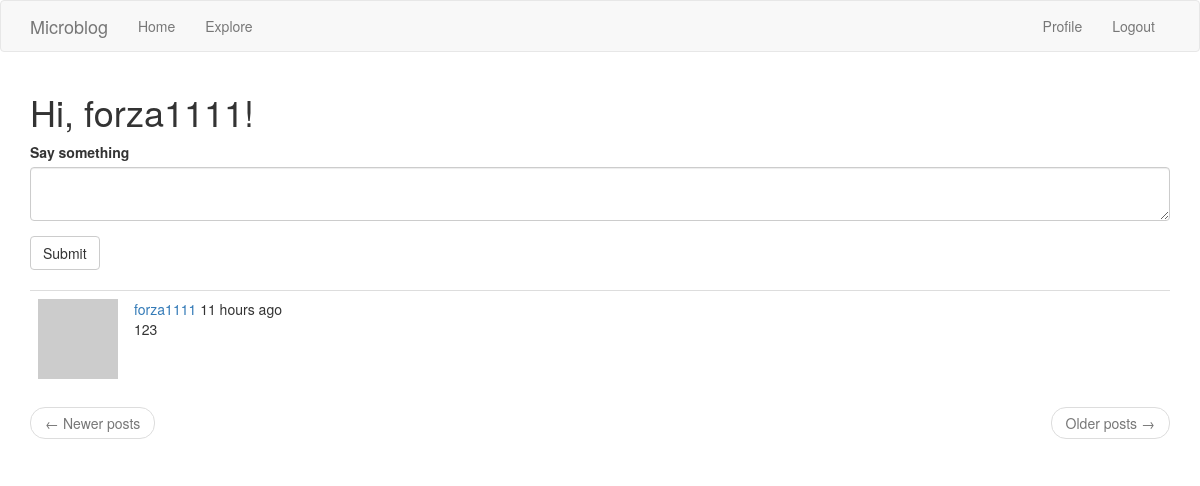
The page /index (signed in) on the database as committed earlier.
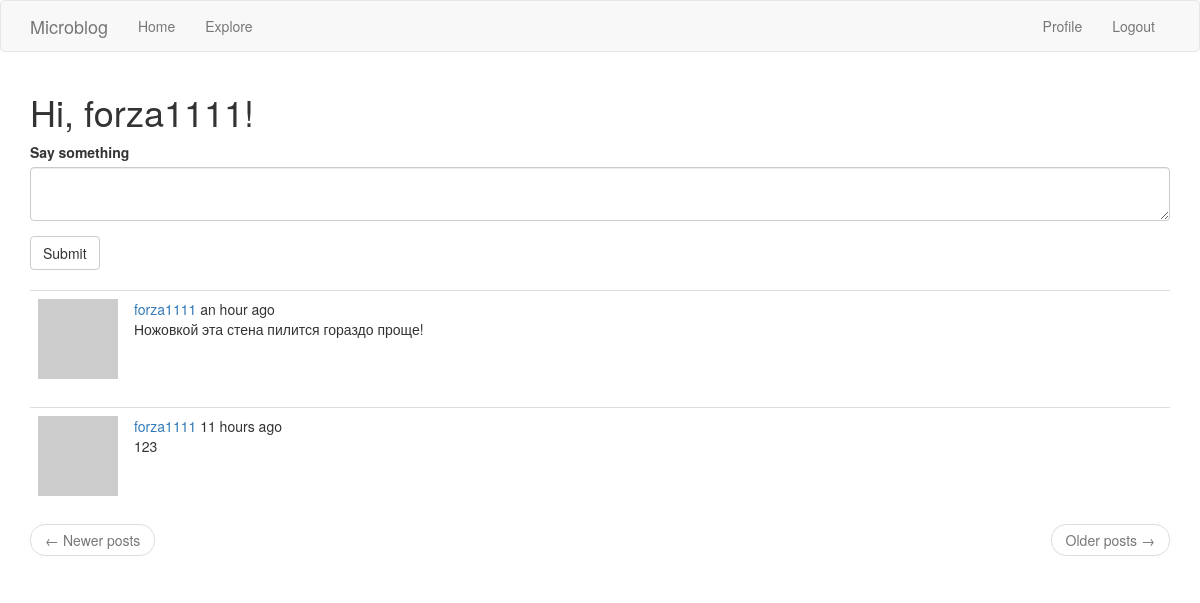
The same page on the database as committed later.
### app/models.py (models this page shows, shortened)
class Post(db.Model):
    id = db.Column(db.Integer, primary_key=True)
    body = db.Column(db.String(140))
    timestamp = db.Column(db.DateTime, index=True, default=datetime.utcnow)
    user_id = db.Column(db.Integer, db.ForeignKey('user.id'))

class User(UserMixin, db.Model):
    id = db.Column(db.Integer, primary_key=True)
    username = db.Column(db.String(64), index=True, unique=True)
    email = db.Column(db.String(120), index=True, unique=True)
    password_hash = db.Column(db.String(128))
    posts = db.relationship('Post', backref='author', lazy='dynamic')
    about_me =  db.Column(db.String(140))
    last_seen = db.Column(db.DateTime, default = datetime.utcnow)
    followed = db.relationship('User', secondary = followers,
                               primaryjoin = (followers.c.follower_id == id),
                               secondaryjoin = (followers.c.followed_id == id),
                               backref = db.backref('followers', lazy = 'dynamic'), lazy = 'dynamic')
    def avatar(self, size):
        digest = md5(self.email.lower().encode('utf8')).hexdigest()
        return 'https://www.gravatar.com/avatar/{}?d=identicon&s={}'.format(digest, size)
    def followed_posts(self):
        followed = Post.query.join(
            followers, (followers.c.followed_id == Post.user_id)).filter(
            followers.c.follower_id == self.id)
        own = Post.query.filter_by(user_id=self.id)
        return followed.union(own).order_by(Post.timestamp.desc())

### app/routes.py (the view)
@app.route('/',methods = ['GET', 'POST'])
@app.route('/index', methods = ['GET', 'POST'])
@login_required
def index():
    form = PostForm()
    if form.validate_on_submit():
        post = Post(body = form.post.data, author = current_user)
        db.session.add(post)
        db.session.commit()
        flash('Your post is now live!')
        return redirect(url_for('index'))
    page = request.args.get('page',1,type=int)
    posts = current_user.followed_posts().paginate(
        page, app.config['POSTS_PER_PAGE'], False)
    next_url = url_for('explore', page=posts.next_num) \
        if posts.has_next else None
    prev_url = url_for('explore', page=posts.prev_num) \
        if posts.has_prev else None
    return render_template('index.html',title='Explore', posts=posts.items, form=form,
                           next_url=next_url, prev_url=prev_url)

### app/forms.py
class PostForm(FlaskForm):
    post = TextAreaField('Say something', validators=[
        DataRequired(), Length(min=1, max=140)])
    submit = SubmitField('Submit')

### app/models.py (called while the page is built)
@login.user_loader
def load_user(id):
    return User.query.get(int(id))

### app/routes.py (called while the page is built)
@app.before_request
def before_request():
    if  current_user.is_authenticated:
        current_user.last_seen = datetime.utcnow()
        db.session.commit()

### app/templates/index.html
{% extends "base.html" %}
{% import 'bootstrap/wtf.html' as wtf %}
{% block app_content %}
    <h1>Hi, {{ current_user.username }}!</h1>
    {% if form %}
    {{ wtf.quick_form(form) }}
    <br>
    {% endif %}
    {% for post in posts %}
        {% include '_post.html' %}
    {% endfor %}
    <nav aria-label="...">
        <ul class="pager">
            <li class="previous{% if not prev_url %} disabled {% endif %}">
                <a href="{{ prev_url or '#' }}">
                    <span aria-hidden="true">&larr;</span> Newer posts
                </a>
            </li>
            <li class="next{% if not next_url %} disabled{% endif %}">
                <a href="{{ next_url or '#' }}">
                    Older posts <span aria-hidden="true">&rarr;</span>
                </a>
            </li>
        </ul>
    </nav>
{% endblock %}

### app/templates/_post.html
<table class="table table-hover">
    <tr>
        <td width="70px">
            <a href="{{ url_for('user', username=post.author.username) }}">
                <img src="{{ post.author.avatar(36) }} /">
            </a>
        </td>
        <td>
            <a href="{{ url_for('user', username=post.author.username) }}">
                {{ post.author.username }}
            </a>
            {{ moment(post.timestamp).fromNow() }}
            <br>
            {{ post.body }}
        </td>
    </tr>
</table>

Rows that differ between the two databases and show on the page:
added Post: author.username "forza1111", timestamp "an hour ago", body "Ножовкой эта стена пилится гораздо проще!"
